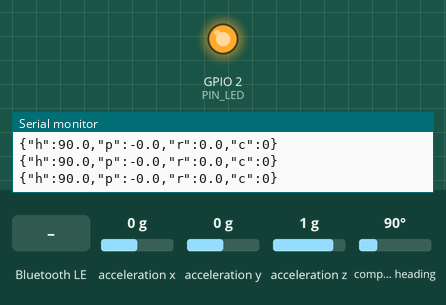
Simulated run of this sketch. Board: ESP32. Shown: output pins drawn as LEDs (lit = HIGH), the last lines printed to the serial monitor. Wiring (inferred from the names in the program): QMC5883L compass at I2C address 0x0D; MPU-6050 motion sensor at I2C address 0x68. The inputs (shaded band) are chosen by the test bench; at power-on: acceleration x 0 g, acceleration y 0 g, acceleration z 1 g, compass heading 90°. EEPROM starts erased; nothing arrives over Bluetooth unless stated; a phone connects over Bluetooth LE 3 s after start.

Above: at 4.2 s.
4.3 s: Bluetooth LE write "CAL" received
At 20.4 s:
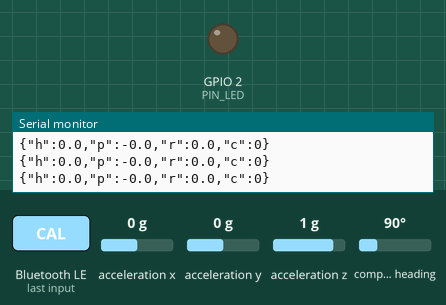
Timing chart, 0 to 20.8 s (numbered marks = the images above; inputs shaded):
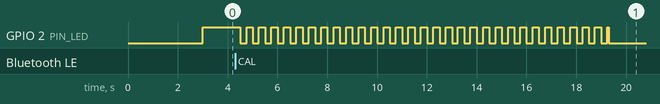

Measured:
- after the input at 4.3 s, GPIO 2 (PIN_LED): goes 29 × (LOW 0.25 s, HIGH 0.25 s), LOW 0.25 s, HIGH 0.05 s, then LOW, starting after 0.21 s

The sketch:

luopan_ble.ino
```cpp
/*
 * 玄機閣 · BLE 电子罗盘固件（ESP32 + QMC5883L + MPU6050）
 * 功能：倾角补偿磁航向 → 蓝牙 BLE（Nordic UART 服务）推送 JSON → 网页端接收
 *       BOOT 键长按 3 秒进入校准（∞ 字摇晃 15 秒），校准值存 NVS 断电不丢
 * 输出：5Hz，每行 {"h":航向°,"p":俯仰°,"r":横滚°,"c":校准状态}\n
 *
 * 接线（详见 wiring.svg）：
 *   QMC5883L / MPU6050    ESP32 DevKit
 *   VCC        →          3V3
 *   GND        →          GND
 *   SDA        →          GPIO21
 *   SCL        →          GPIO22
 *   BOOT 按钮即板载 IO0 键；LED 用板载 GPIO2
 *
 * 零外部库：仅 Wire / BLE / Preferences（ESP32 Arduino 自带）
 * 烧录：Arduino IDE → 开发板 "ESP32 Dev Module" → 上传
 */

#include <Wire.h>
#include <BLEDevice.h>
#include <BLEServer.h>
#include <BLEUtils.h>
#include <BLE2902.h>
#include <Preferences.h>

/* ---------- 引脚与地址 ---------- */
#define PIN_SDA     21
#define PIN_SCL     22
#define PIN_BTN     0        /* BOOT 键 */
#define PIN_LED     2        /* 板载 LED */
#define QMC_ADDR    0x0D
#define MPU_ADDR    0x68

/* Nordic UART Service（Web Bluetooth 标准通道） */
#define NUS_SVC   "6e400001-b5a3-f393-e0a9-e50e24dcca9e"
#define NUS_RX    "6e400002-b5a3-f393-e0a9-e50e24dcca9e"   /* 手机 → 罗盘 */
#define NUS_TX    "6e400003-b5a3-f393-e0a9-e50e24dcca9e"   /* 罗盘 → 手机 */

/* 磁偏角（度，东偏为正；可被 BLE 指令 "D=7.5" 修改并存 NVS） */
float g_declination = 0.0f;
/* 安装方向翻转（模块平贴盘面、天线朝上时一般不用动；倒装改 1） */
#define FLIP_Z 0

Preferences prefs;
BLECharacteristic *txChar;
bool deviceConnected = false;

/* ---------- 校准数据 ---------- */
struct Cal { float ox, oy, oz, sx, sy, sz; } g_cal = {0, 0, 0, 1, 1, 1};
bool g_calibrated = false;

void loadCal() {
  prefs.begin("luopan", true);
  g_declination = prefs.getFloat("decl", 0.0f);
  size_t n = prefs.getBytesLength("cal");
  if (n == sizeof(g_cal)) {
    prefs.getBytes("cal", &g_cal, sizeof(g_cal));
    g_calibrated = true;
  }
  prefs.end();
}
void saveCal() {
  prefs.begin("luopan", false);
  prefs.putBytes("cal", &g_cal, sizeof(g_cal));
  prefs.putFloat("decl", g_declination);
  prefs.end();
}

/* ---------- 传感器原始读数 ---------- */
bool qmcRead(float &mx, float &my, float &mz) {
  uint8_t raw[6];
  Wire.beginTransmission(QMC_ADDR);
  Wire.write(0x00);
  if (Wire.endTransmission(false) != 0) return false;
  if (Wire.requestFrom(QMC_ADDR, (uint8_t)6) != 6) return false;
  for (int i = 0; i < 6; i++) raw[i] = Wire.read();
  int16_t x = (int16_t)(raw[1] << 8 | raw[0]);
  int16_t y = (int16_t)(raw[3] << 8 | raw[2]);
  int16_t z = (int16_t)(raw[5] << 8 | raw[4]);
  mx = x / 3000.0f * 100.0f;          /* ±8G 量程 → 微特斯拉近似 */
  my = y / 3000.0f * 100.0f;
  mz = z / 3000.0f * 100.0f;
#if FLIP_Z
  mz = -mz;
#endif
  return true;
}
bool mpuRead(float &ax, float &ay, float &az) {
  uint8_t raw[6];
  Wire.beginTransmission(MPU_ADDR);
  Wire.write(0x3B);
  if (Wire.endTransmission(false) != 0) return false;
  if (Wire.requestFrom(MPU_ADDR, (uint8_t)6) != 6) return false;
  for (int i = 0; i < 6; i++) raw[i] = Wire.read();
  ax = (int16_t)(raw[0] << 8 | raw[1]) / 16384.0f;   /* ±2g */
  ay = (int16_t)(raw[2] << 8 | raw[3]) / 16384.0f;
  az = (int16_t)(raw[4] << 8 | raw[5]) / 16384.0f;
  return true;
}

/* ---------- 倾角补偿航向 ---------- */
float headingDeg(float mx, float my, float mz, float ax, float ay, float az) {
  float pitch = atan2f(-ax, sqrtf(ay * ay + az * az));
  float roll  = atan2f(ay, az);
  float Xh =  mx * cosf(pitch) + mz * sinf(pitch);
  float Yh =  mx * sinf(roll) * sinf(pitch) + my * cosf(roll)
            - mz * sinf(roll) * cosf(pitch);
  float h = atan2f(Yh, Xh) * 57.2957795f + g_declination;
  while (h < 0) h += 360.0f;
  while (h >= 360) h -= 360.0f;
  return h;
}

/* ---------- 校准流程：∞ 字摇晃采 min/max ---------- */
void runCalibration() {
  digitalWrite(PIN_LED, HIGH);
  float mn[3] = {1e9, 1e9, 1e9}, mx_[3] = {-1e9, -1e9, -1e9};
  float mx, my, mz;
  uint32_t t0 = millis();
  while (millis() - t0 < 15000) {                 /* 15 秒 */
    digitalWrite(PIN_LED, (millis() / 250) % 2);  /* 快闪 */
    if (qmcRead(mx, my, mz)) {
      float v[3] = {mx, my, mz};
      for (int i = 0; i < 3; i++) { mn[i] = fminf(mn[i], v[i]); mx_[i] = fmaxf(mx_[i], v[i]); }
    }
    delay(10);
  }
  g_cal.ox = (mn[0] + mx_[0]) / 2;  g_cal.oy = (mn[1] + mx_[1]) / 2;  g_cal.oz = (mn[2] + mx_[2]) / 2;
  float rx = (mx_[0] - mn[0]) / 2, ry = (mx_[1] - mn[1]) / 2, rz = (mx_[2] - mn[2]) / 2;
  float rAvg = (rx + ry + rz) / 3;
  if (rx > 1 && ry > 1 && rz > 1) {               /* 采样充分才生效 */
    g_cal.sx = rAvg / rx; g_cal.sy = rAvg / ry; g_cal.sz = rAvg / rz;
    g_calibrated = true;
    saveCal();
  }
  digitalWrite(PIN_LED, g_calibrated);
}

/* ---------- BLE 回调 ---------- */
class ServerCB : public BLEServerCallbacks {
  void onConnect(BLEServer *) override { deviceConnected = true; digitalWrite(PIN_LED, HIGH); }
  void onDisconnect(BLEServer *s) override {
    deviceConnected = false; digitalWrite(PIN_LED, LOW);
    s->getAdvertising()->start();
  }
};
class RxCB : public BLECharacteristicCallbacks {
  void onWrite(BLECharacteristic *c) override {
    String s = String((char *)c->getData());
    if (s.startsWith("D=")) {                     /* 设置磁偏角 */
      g_declination = s.substring(2).toFloat();
      saveCal();
    } else if (s.startsWith("CAL")) {             /* 远程触发校准 */
      runCalibration();
    }
  }
};

/* ---------- 初始化 ---------- */
void setup() {
  Serial.begin(115200);
  pinMode(PIN_BTN, INPUT_PULLUP);
  pinMode(PIN_LED, OUTPUT);
  Wire.begin(PIN_SDA, PIN_SCL);
  Wire.setClock(400000);

  /* QMC5883L：连续模式 / ±8G / 200Hz / OSR512 */
  Wire.beginTransmission(QMC_ADDR);
  Wire.write(0x0B); Wire.write(0x01); Wire.endTransmission();
  Wire.beginTransmission(QMC_ADDR);
  Wire.write(0x09); Wire.write(0x1D); Wire.endTransmission();
  /* MPU6050：唤醒 / ±2g */
  Wire.beginTransmission(MPU_ADDR);
  Wire.write(0x6B); Wire.write(0x00); Wire.endTransmission();
  Wire.beginTransmission(MPU_ADDR);
  Wire.write(0x1C); Wire.write(0x00); Wire.endTransmission();

  loadCal();

  BLEDevice::init("XuanJi-LuoPan");
  BLEServer *server = BLEDevice::createServer();
  server->setCallbacks(new ServerCB());
  BLEService *svc = server->createService(NUS_SVC);
  txChar = svc->createCharacteristic(NUS_TX, BLECharacteristic::PROPERTY_NOTIFY);
  txChar->addDescriptor(new BLE2902());
  BLECharacteristic *rx = svc->createCharacteristic(NUS_RX, BLECharacteristic::PROPERTY_WRITE);
  rx->setCallbacks(new RxCB());
  svc->start();
  server->getAdvertising()->addServiceUUID(NUS_SVC);
  server->getAdvertising()->start();

  /* 上电：长按 BOOT 3 秒进校准 */
  uint32_t t = millis();
  while (digitalRead(PIN_BTN) == LOW && millis() - t < 3000) delay(10);
  if (digitalRead(PIN_BTN) == LOW) runCalibration();
  digitalWrite(PIN_LED, g_calibrated);
}

/* ---------- 主循环：5Hz 推送 ---------- */
void loop() {
  static uint32_t lastBtn = 0;
  /* 运行中长按 3 秒也可重新校准 */
  if (digitalRead(PIN_BTN) == LOW) {
    if (!lastBtn) lastBtn = millis();
    if (millis() - lastBtn > 3000) { lastBtn = 0; runCalibration(); }
  } else lastBtn = 0;

  static uint32_t tSend = 0;
  if (millis() - tSend >= 200) {
    tSend = millis();
    float mx, my, mz, ax, ay, az;
    if (qmcRead(mx, my, mz) && mpuRead(ax, ay, az)) {
      mx = (mx - g_cal.ox) * g_cal.sx;
      my = (my - g_cal.oy) * g_cal.sy;
      mz = (mz - g_cal.oz) * g_cal.sz;
      float h = headingDeg(mx, my, mz, ax, ay, az);
      float p = atan2f(-ax, sqrtf(ay * ay + az * az)) * 57.2957795f;
      float r = atan2f(ay, az) * 57.2957795f;
      char line[96];
      snprintf(line, sizeof(line), "{\"h\":%.1f,\"p\":%.1f,\"r\":%.1f,\"c\":%d}\n",
               h, p, r, g_calibrated ? 1 : 0);
      if (deviceConnected) {
        txChar->setValue((uint8_t *)line, strlen(line));
        txChar->notify();
      }
      Serial.print(line);
    }
  }
  delay(5);
}
```
